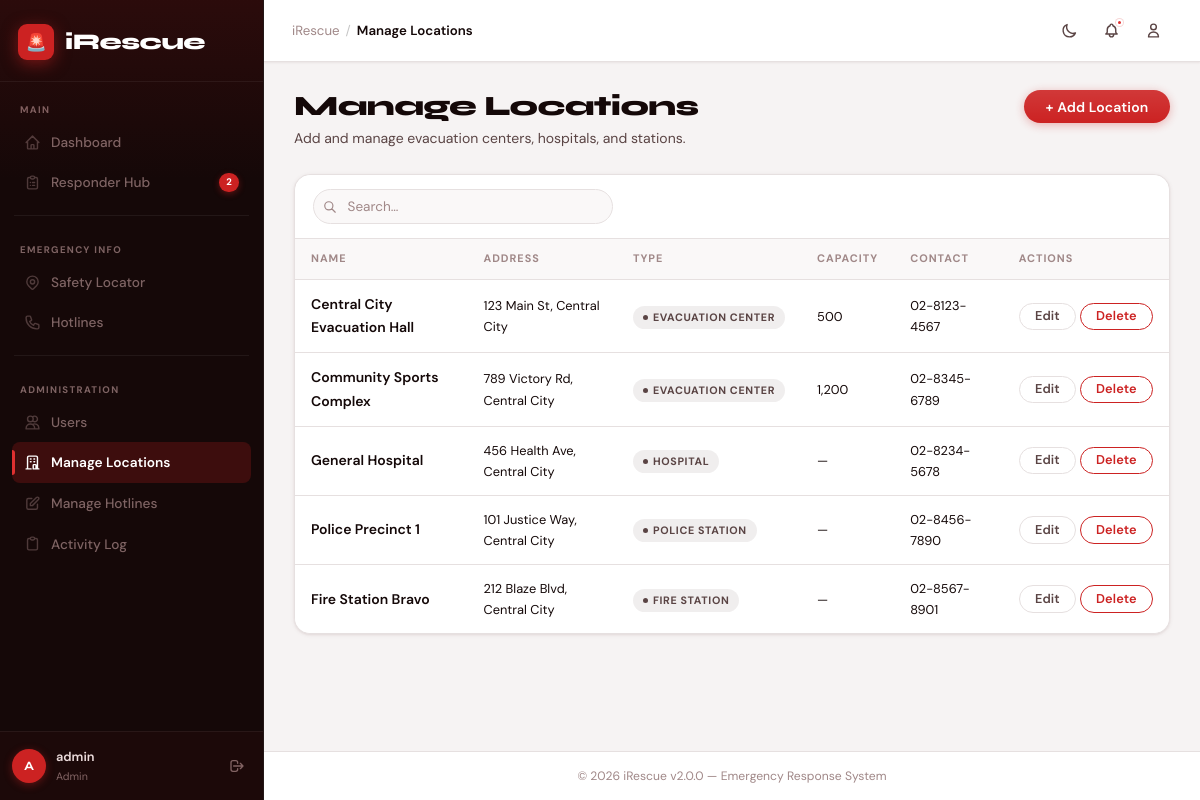
The page /manage_locations.php (signed in) on the database its author committed.
### tables this page shows
CREATE TABLE `locations` (
  `id`        INT(11) NOT NULL AUTO_INCREMENT,
  `name`      VARCHAR(255) NOT NULL,
  `address`   VARCHAR(255) NOT NULL,
  `type`      ENUM('Evacuation Center','Hospital','Police Station','Fire Station','Coast Guard') NOT NULL,
  `capacity`  INT(11) DEFAULT NULL,
  `contact`   VARCHAR(50) DEFAULT NULL,
  `lat`       DECIMAL(10,8) DEFAULT NULL,
  `lng`       DECIMAL(11,8) DEFAULT NULL,
  `is_active` TINYINT(1) NOT NULL DEFAULT 1,
  PRIMARY KEY (`id`)
);

### manage_locations.php (the view, shortened to what this page needs)
<?php
require_once 'config.php';
$locs_q = $mysqli->query("SELECT * FROM locations ORDER BY type, name");
require_once 'header.php';
?>
<div class="page-header">
    <div class="page-header-left">
        <h1>Manage Locations</h1>
        <p>Add and manage evacuation centers, hospitals, and stations.</p>
    </div>
    <div class="page-header-actions">
        <button id="btn-add-new" data-type="Location" class="btn btn-primary">+ Add Location</button>
    </div>
</div>
<div class="card">
    <div class="table-toolbar">
        <div class="search-input-wrap">
            <input type="text" class="search-input" placeholder="Search…" data-table="locations-table" data-search>
        </div>
    </div>
    <div style="overflow-x:auto;">
        <table id="locations-table">
            <thead>
                <tr><th>Name</th><th>Address</th><th>Type</th><th>Capacity</th><th>Contact</th><th>Actions</th></tr>
            </thead>
            <tbody>
            <?php while ($loc = $locs_q->fetch_assoc()): ?>
            <tr>
                <td class="fw-600"><?php echo htmlspecialchars($loc['name']); ?></td>
                <td class="text-sm"><?php echo htmlspecialchars($loc['address']); ?></td>
                <td><span class="badge badge-info"><?php echo htmlspecialchars($loc['type']); ?></span></td>
                <td class="text-sm"><?php echo $loc['capacity'] ? number_format($loc['capacity']) : '—'; ?></td>
                <td class="text-sm"><?php echo htmlspecialchars($loc['contact'] ?: '—'); ?></td>
                <td class="actions">
                    <button class="btn btn-sm btn-ghost btn-edit-row"
                            data-entity='<?php echo htmlspecialchars(json_encode($loc), ENT_QUOTES); ?>'
                            data-type="Location">Edit</button>
                    <a href="manage_locations.php?action=delete&id=<?php echo $loc['id']; ?>"
                       class="btn btn-sm btn-danger btn-delete">Delete</a>
                </td>
            </tr>
            <?php endwhile; ?>
            </tbody>
        </table>
    </div>
</div>
<?php require_once 'footer.php'; ?>

### rows shown on the page
locations: name "Central City Evacuation Hall", address "123 Main St, Central City", type "EVACUATION CENTER", capacity "500", contact "02-8123-4567"
locations: name "Community Sports Complex", address "789 Victory Rd, Central City", type "EVACUATION CENTER", capacity "1,200", contact "02-8345-6789"
locations: name "General Hospital", address "456 Health Ave, Central City", type "HOSPITAL", contact "02-8234-5678"
locations: name "Police Precinct 1", address "101 Justice Way, Central City", type "POLICE STATION", contact "02-8456-7890"
locations: name "Fire Station Bravo", address "212 Blaze Blvd, Central City", type "FIRE STATION", contact "02-8567-8901"

### other values the page prints
$pending_count "2"
$user_initial "A"
$_SESSION['username'] "admin"
$_SESSION['role'] "Admin"
$page_title "Manage Locations"
APP_NAME "iRescue"
APP_VERSION "2.0.0"
